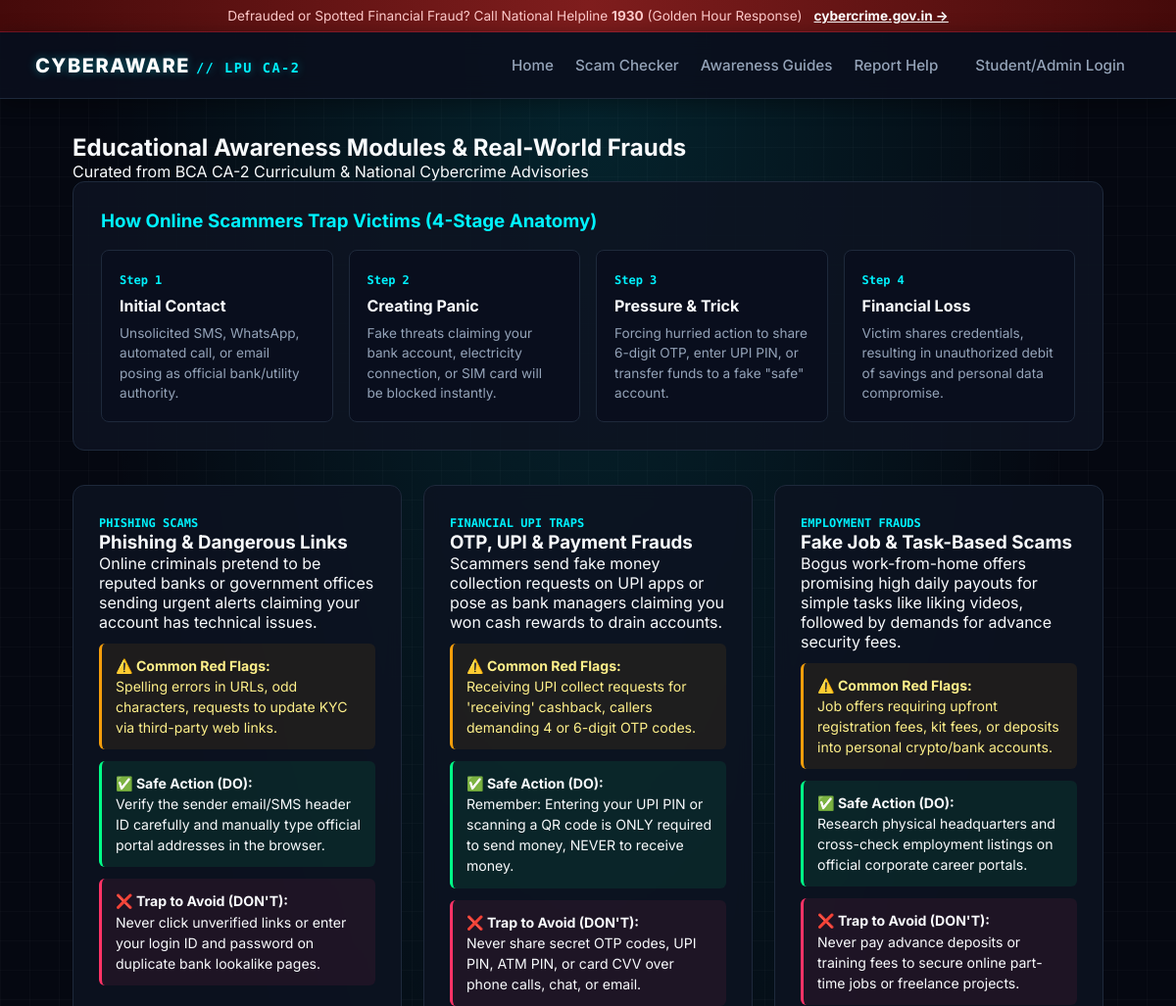
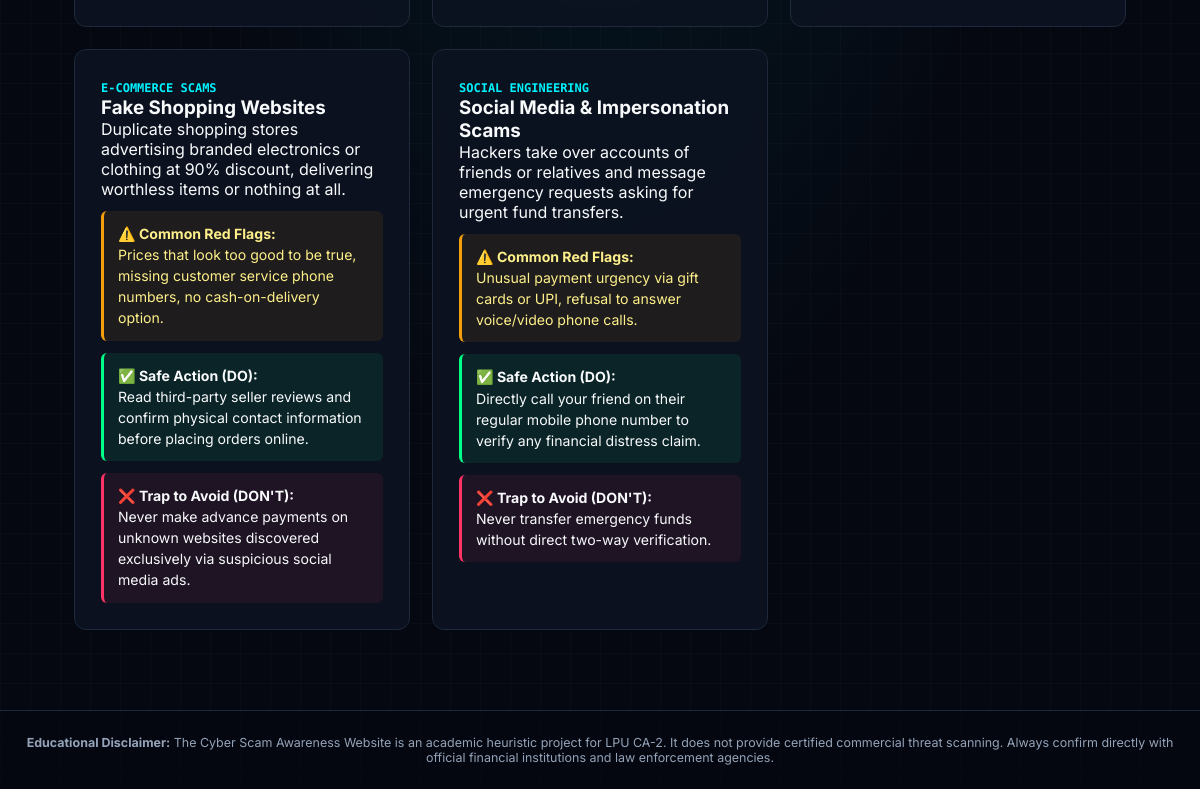
Page /learn on the committed database (2 pictures, top to bottom).
### tables this page shows
CREATE TABLE learning_content (
            content_id INTEGER PRIMARY KEY AUTOINCREMENT,
            title TEXT NOT NULL,
            category TEXT NOT NULL,
            description TEXT NOT NULL,
            red_flags TEXT NOT NULL,
            dos TEXT NOT NULL,
            donts TEXT NOT NULL
        );

### app.py (the view)
@app.route('/learn')
def learn():
    conn = get_db()
    modules = conn.execute("SELECT * FROM learning_content").fetchall()
    conn.close()
    return render_template('learn.html', modules=modules)

### app.py (called while the page is built)
def get_db():
    conn = sqlite3.connect(DB_FILE, timeout=30.0, check_same_thread=False)
    conn.row_factory = sqlite3.Row
    return conn

### templates/learn.html
{% extends 'base.html' %}
{% block content %}
<div class="section-header">
    <h2>Educational Awareness Modules & Real-World Frauds</h2>
    <p>Curated from BCA CA-2 Curriculum & National Cybercrime Advisories</p>
</div>
<div class="lifecycle-container">
    <h3>How Online Scammers Trap Victims (4-Stage Anatomy)</h3>
    <div class="steps-grid">
        <div class="step-card">
            <span class="step-num">Step 1</span>
            <h4>Initial Contact</h4>
            <p>Unsolicited SMS, WhatsApp, automated call, or email posing as official bank/utility authority.</p>
        </div>
        <div class="step-card">
            <span class="step-num">Step 2</span>
            <h4>Creating Panic</h4>
            <p>Fake threats claiming your bank account, electricity connection, or SIM card will be blocked instantly.</p>
        </div>
        <div class="step-card">
            <span class="step-num">Step 3</span>
            <h4>Pressure & Trick</h4>
            <p>Forcing hurried action to share 6-digit OTP, enter UPI PIN, or transfer funds to a fake "safe" account.</p>
        </div>
        <div class="step-card">
            <span class="step-num">Step 4</span>
            <h4>Financial Loss</h4>
            <p>Victim shares credentials, resulting in unauthorized debit of savings and personal data compromise.</p>
        </div>
    </div>
</div>
<div class="modules-grid">
    {% for mod in modules %}
    <div class="topic-card">
        <span class="topic-category">{{ mod.category }}</span>
        <h3>{{ mod.title }}</h3>
        <p class="topic-summary">{{ mod.description }}</p>
        <div class="guidance-box warning-cues">
            <strong>⚠️ Common Red Flags:</strong>
            <p>{{ mod.red_flags }}</p>
        </div>
        <div class="guidance-box dos">
            <strong>✅ Safe Action (DO):</strong>
            <p>{{ mod.dos }}</p>
        </div>
        <div class="guidance-box donts">
            <strong>❌ Trap to Avoid (DON'T):</strong>
            <p>{{ mod.donts }}</p>
        </div>
    </div>
    {% endfor %}
</div>
{% endblock %}

### templates/base.html (shortened to what this page needs)
<!DOCTYPE html>
<html lang="en">
<head>
    <link rel="stylesheet" href="{{ url_for('static', filename='style.css') }}">
</head>
<body>
    <div class="top-emergency-bar">
        <span>Defrauded or Spotted Financial Fraud? Call National Helpline <strong>1930</strong> (Golden Hour Response)</span>
        <a href="https://cybercrime.gov.in" target="_blank" class="helpline-link">cybercrime.gov.in &rarr;</a>
    </div>
    <header class="navbar">
        <div class="brand">
            <a href="{{ url_for('home') }}">CYBERAWARE<span>// LPU CA-2</span></a>
        </div>
        <nav class="nav-links">
            <a href="{{ url_for('home') }}">Home</a>
            <a href="{{ url_for('checker') }}">Scam Checker</a>
            <a href="{{ url_for('learn') }}">Awareness Guides</a>
            <a href="{{ url_for('report_help') }}">Report Help</a>
            {% if session.get('name') %}
                <span class="user-tag">{{ session.get('name') }}</span>
                <a href="{{ url_for('logout') }}" class="btn-sm">Logout</a>
            {% else %}
                <a href="{{ url_for('login') }}" class="btn-sm">Student/Admin Login</a>
            {% endif %}
        </nav>
    </header>
    <div class="page-container">
        {% block content %}{% endblock %}
    </div>
    <footer class="footer">
        <p><strong>Educational Disclaimer:</strong> The Cyber Scam Awareness Website is an academic heuristic project for LPU CA-2. It does not provide certified commercial threat scanning. Always confirm directly with official financial institutions and law enforcement agencies.</p>
    </footer>
</body>
</html>

### static/style.css (style rules this page uses)
:root { --bg-dark: #050811; --card-bg: rgba(13, 19, 33, 0.85); --border-color: #1e293b; --cyber-cyan: #00f2fe; --cyber-blue: #4facfe; --cyber-glow: rgba(0, 242, 254, 0.25); --neon-green: #00ff87; --neon-red: #ff3366; --text-primary: #f8fafc; --text-secondary: #94a3b8; }
* { box-sizing: border-box; margin: 0; padding: 0; font-family: 'Inter', -apple-system, sans-serif; }
body { background-color: var(--bg-dark); background-image: radial-gradient(ellipse at 50% 0%, rgba(0, 242, 254, 0.12) 0%, transparent 60%), linear-gradient(rgba(255, 255, 255, 0.02) 1px, transparent 1px), linear-gradient(90deg, rgba(255, 255, 255, 0.02) 1px, transparent 1px); background-size: 100% 100%, 30px 30px, 30px 30px; color: var(--text-primary); min-height: 100vh; display: flex; flex-direction: column; }
code, .step-num, .brand span, .risk-badge, .auth-badge { font-family: 'Fira Code', monospace; }
.top-emergency-bar { background: linear-gradient(90deg, #450a0a, #7f1d1d, #450a0a); color: #fecaca; padding: 8px 16px; font-size: 0.85rem; text-align: center; display: flex; justify-content: center; gap: 12px; align-items: center; border-bottom: 1px solid rgba(255, 51, 102, 0.3); }
.helpline-link { color: #fff; font-weight: 700; text-decoration: underline; }
.navbar { background: rgba(10, 15, 29, 0.9); backdrop-filter: blur(12px); border-bottom: 1px solid var(--border-color); padding: 16px 36px; display: flex; justify-content: space-between; align-items: center; box-shadow: 0 4px 20px rgba(0, 0, 0, 0.4); }
.brand a { color: #fff; font-size: 1.25rem; font-weight: 800; text-decoration: none; letter-spacing: 1.5px; text-shadow: 0 0 10px rgba(0, 242, 254, 0.4); }
.brand span { color: var(--cyber-cyan); font-size: 0.85rem; margin-left: 6px; }
.nav-links { display: flex; gap: 22px; align-items: center; }
.nav-links a { color: var(--text-secondary); text-decoration: none; font-size: 0.95rem; font-weight: 500; transition: all 0.25s ease; }
.page-container { max-width: 1100px; margin: 35px auto; padding: 0 24px; flex: 1; width: 100%; }
.btn-sm { padding: 8px 16px; font-size: 0.85rem; }
.info-card, .topic-card, .dir-card, .checklist-card, .checker-container { background: var(--card-bg); border: 1px solid var(--border-color); padding: 26px; border-radius: 12px; backdrop-filter: blur(8px); transition: border-color 0.3s, transform 0.3s; }
.lifecycle-container { background: var(--card-bg); border: 1px solid var(--border-color); padding: 28px; border-radius: 12px; margin-bottom: 35px; }
.lifecycle-container h3 { margin-bottom: 18px; color: var(--cyber-cyan); }
.steps-grid { display: grid; grid-template-columns: repeat(auto-fit, minmax(220px, 1fr)); gap: 16px; }
.step-card { background: #090e1d; padding: 18px; border-radius: 8px; border: 1px solid var(--border-color); }
.step-num { font-size: 0.75rem; color: var(--cyber-cyan); font-weight: bold; }
.step-card h4 { margin: 8px 0; font-size: 1rem; }
.step-card p { font-size: 0.85rem; color: var(--text-secondary); line-height: 1.5; }
.modules-grid { display: grid; grid-template-columns: repeat(auto-fit, minmax(320px, 1fr)); gap: 22px; margin-top: 24px; }
.topic-category { font-size: 0.75rem; color: var(--cyber-cyan); font-family: 'Fira Code', monospace; font-weight: 700; text-transform: uppercase; }
.guidance-box { padding: 12px 14px; border-radius: 6px; margin-top: 12px; font-size: 0.88rem; line-height: 1.5; }
.dos { background: rgba(0, 255, 135, 0.08); border-left: 3px solid var(--neon-green); }
.donts { background: rgba(255, 51, 102, 0.08); border-left: 3px solid var(--neon-red); }
.warning-cues { background: rgba(245, 158, 11, 0.08); border-left: 3px solid #f59e0b; color: #fef08a; }
.footer { border-top: 1px solid var(--border-color); padding: 24px; text-align: center; font-size: 0.78rem; color: var(--text-secondary); margin-top: 45px; background: rgba(5, 8, 17, 0.7); }

### rows in the picture
learning_content: category "PHISHING SCAMS", title "Phishing & Dangerous Links", description "Online criminals pretend to be reputed banks or government offices sending urgent alerts claiming your account has technical issues.", red_flags "Spelling errors in URLs, odd characters, requests to update KYC via third-party web links.", dos "Verify the sender email/SMS header ID carefully and manually type official portal addresses in the browser.", donts "Never click unverified links or enter your login ID and password on duplicate bank lookalike pages."
learning_content: category "FINANCIAL UPI TRAPS", title "OTP, UPI & Payment Frauds", description "Scammers send fake money collection requests on UPI apps or pose as bank managers claiming you won cash rewards to drain accounts.", red_flags "Receiving UPI collect requests for 'receiving' cashback, callers demanding 4 or 6-digit OTP codes.", dos "Remember: Entering your UPI PIN or scanning a QR code is ONLY required to send money, NEVER to receive money.", donts "Never share secret OTP codes, UPI PIN, ATM PIN, or card CVV over phone calls, chat, or email."
learning_content: category "EMPLOYMENT FRAUDS", title "Fake Job & Task-Based Scams", description "Bogus work-from-home offers promising high daily payouts for simple tasks like liking videos, followed by demands for advance security fees.", red_flags "Job offers requiring upfront registration fees, kit fees, or deposits into personal crypto/bank accounts.", dos "Research physical headquarters and cross-check employment listings on official corporate career portals.", donts "Never pay advance deposits or training fees to secure online part-time jobs or freelance projects."
learning_content: category "E-COMMERCE SCAMS", title "Fake Shopping Websites", description "Duplicate shopping stores advertising branded electronics or clothing at 90% discount, delivering worthless items or nothing at all.", red_flags "Prices that look too good to be true, missing customer service phone numbers, no cash-on-delivery option.", dos "Read third-party seller reviews and confirm physical contact information before placing orders online.", donts "Never make advance payments on unknown websites discovered exclusively via suspicious social media ads."
learning_content: category "SOCIAL ENGINEERING", title "Social Media & Impersonation Scams", description "Hackers take over accounts of friends or relatives and message emergency requests asking for urgent fund transfers.", red_flags "Unusual payment urgency via gift cards or UPI, refusal to answer voice/video phone calls.", dos "Directly call your friend on their regular mobile phone number to verify any financial distress claim.", donts "Never transfer emergency funds without direct two-way verification."
